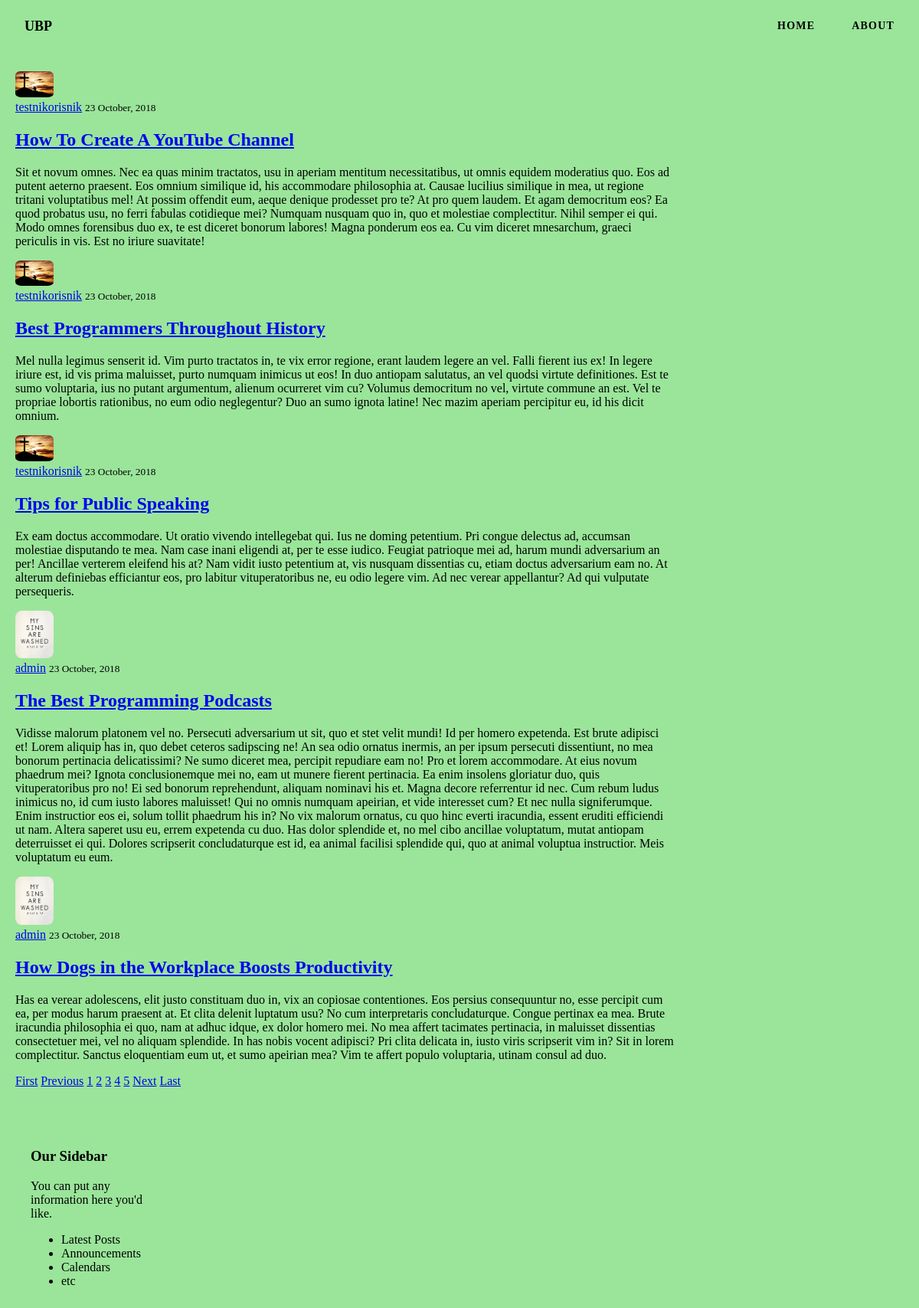
Page /blog/?page=3 on the committed database.
### blog/models.py (models this page shows, shortened)
class Post(models.Model):
    title = models.CharField(max_length=100)
    content = models.TextField()
    date_posted = models.DateTimeField(default=timezone.now)
    author = models.ForeignKey(User, on_delete=models.CASCADE)  # on_delete = u slučaju kada se obriše user, obrisati će se i svi njegovi postovi

### users/models.py (models this page shows, shortened)
class Profile(models.Model):
    user = models.OneToOneField(User, on_delete=models.CASCADE)
    image = models.ImageField(default='default.jpg', upload_to='profile_pics')

### blog/views.py (the view)
# urls.py: path('', PostListView.as_view(), name='blog-home'),
class PostListView(ListView):
    model = Post
    template_name = 'blog/home.html'
    context_object_name = 'posts'
    ordering = ['-date_posted']     # sortiranje querya da ide od najnovijeg datuma
    paginate_by = 5     # podešavanje koliko postova po stranici

### blog/templates/blog/home.html
{% extends "blog/base.html" %}
{% block content %}
    {% for post in posts %}
        <article class="">
            <img class="user-logo" src="{{ post.author.profile.image.url }}">
            <div class="">
                <div class="">
                    <a class="" href="{% url 'user-posts' post.author.username %}">{{ post.author }}</a>
                    <small class="">{{ post.date_posted|date:"d F, Y" }}</small>
                </div>
                <h2><a class="" href="{% url 'post-detail' post.id %}">{{ post.title }}</a></h2>
                <p class="">{{ post.content }}</p>
            </div>
        </article>
    {% endfor %}
    {% if is_paginated %}
        {% if page_obj.has_previous %}
            <a class="" href="?page=1">First</a>
            <a class="" href="?page={{ page_obj.previous_page_number }}">Previous</a>
        {% endif %}
        {% for num in page_obj.paginator.page_range %}
            {% if page_obj.number == num %}
                <a class="" href="?page={{ num }}">{{ num }}</a>
            {% elif num > page_obj.number|add:'-3' and num < page_obj.number|add:'3' %}
                <a class="" href="?page={{ num }}">{{ num }}</a>
            {% endif %}
        {% endfor %}
        {% if page_obj.has_next %}
            <a class="" href="?page={{ page_obj.next_page_number }}">Next</a>
            <a class="" href="?page={{ page_obj.paginator.num_pages }}">Last</a>
        {% endif %}
    {% endif %}
{% endblock content %}

### blog/static/blog/main.css (style rules this page uses)
* { box-sizing: border-box; }
html { margin: 0; padding: 0; width: 100%; height: 100vh; }
body { margin: 0; padding: 0; width: 100%; height: 100vh; font-family: Poppins; font-weight: 400; background-color: #9ae59a; }
.user-logo { width: 50px; height: auto; border-radius: 15%; }

### rows in the picture
Post: author.profile.image (placeholder picture), author "testnikorisnik", date_posted "23 October, 2018", title "How To Create A YouTube Channel", content "Sit et novum omnes. Nec ea quas minim tractatos, usu in aperiam mentitum necessitatibus, ut omnis equidem moderatius quo. Eos ad putent aeterno praesent. Eos omnium similique id, his accommodare philosophia at. Causae lucilius similique in mea, ut regione tritani voluptatibus mel! At possim offendit eum, aeque denique prodesset pro te? At pro quem laudem. Et agam democritum eos? Ea quod probatus usu, no ferri fabulas cotidieque mei? Numquam nusquam quo in, quo et molestiae complectitur. Nihil semper ei qui. Modo omnes forensibus duo ex, te est diceret bonorum labores! Magna ponderum eos ea. Cu vim diceret mnesarchum, graeci periculis in vis. Est no iriure suavitate!"
Post: author.profile.image (placeholder picture), author "testnikorisnik", date_posted "23 October, 2018", title "Best Programmers Throughout History", content "Mel nulla legimus senserit id. Vim purto tractatos in, te vix error regione, erant laudem legere an vel. Falli fierent ius ex! In legere iriure est, id vis prima maluisset, purto numquam inimicus ut eos! In duo antiopam salutatus, an vel quodsi virtute definitiones. Est te sumo voluptaria, ius no putant argumentum, alienum ocurreret vim cu? Volumus democritum no vel, virtute commune an est. Vel te propriae lobortis rationibus, no eum odio neglegentur? Duo an sumo ignota latine! Nec mazim aperiam percipitur eu, id his dicit omnium."
Post: author.profile.image (placeholder picture), author "testnikorisnik", date_posted "23 October, 2018", title "Tips for Public Speaking", content "Ex eam doctus accommodare. Ut oratio vivendo intellegebat qui. Ius ne doming petentium. Pri congue delectus ad, accumsan molestiae disputando te mea. Nam case inani eligendi at, per te esse iudico. Feugiat patrioque mei ad, harum mundi adversarium an per! Ancillae verterem eleifend his at? Nam vidit iusto petentium at, vis nusquam dissentias cu, etiam doctus adversarium eam no. At alterum definiebas efficiantur eos, pro labitur vituperatoribus ne, eu odio legere vim. Ad nec verear appellantur? Ad qui vulputate persequeris."
Post: author.profile.image (picture), author "admin", date_posted "23 October, 2018", title "The Best Programming Podcasts", content "Vidisse malorum platonem vel no. Persecuti adversarium ut sit, quo et stet velit mundi! Id per homero expetenda. Est brute adipisci et! Lorem aliquip has in, quo debet ceteros sadipscing ne! An sea odio ornatus inermis, an per ipsum persecuti dissentiunt, no mea bonorum pertinacia delicatissimi? Ne sumo diceret mea, percipit repudiare eam no! Pro et lorem accommodare. At eius novum phaedrum mei? Ignota conclusionemque mei no, eam ut munere fierent pertinacia. Ea enim insolens gloriatur duo, quis vituperatoribus pro no! Ei sed bonorum reprehendunt, aliquam nominavi his et. Magna decore referrentur id nec. Cum rebum ludus inimicus no, id cum iusto labores maluisset! Qui no omnis numquam…"
Post: author.profile.image (picture), author "admin", date_posted "23 October, 2018", title "How Dogs in the Workplace Boosts Productivity", content "Has ea verear adolescens, elit justo constituam duo in, vix an copiosae contentiones. Eos persius consequuntur no, esse percipit cum ea, per modus harum praesent at. Et clita delenit luptatum usu? No cum interpretaris concludaturque. Congue pertinax ea mea. Brute iracundia philosophia ei quo, nam at adhuc idque, ex dolor homero mei. No mea affert tacimates pertinacia, in maluisset dissentias consectetuer mei, vel no aliquam splendide. In has nobis vocent adipisci? Pri clita delicata in, iusto viris scripserit vim in? Sit in lorem complectitur. Sanctus eloquentiam eum ut, et sumo apeirian mea? Vim te affert populo voluptaria, utinam consul ad duo."

### other values in the picture
{{ num }} "1" "2" "4" "5"
{{ num }} "3"
